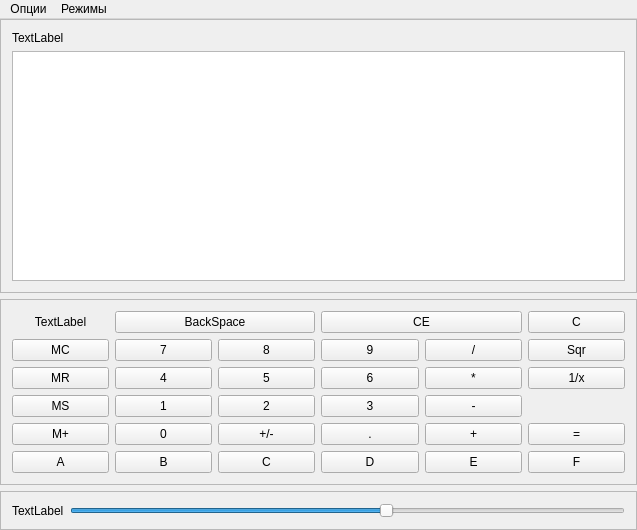
<?xml version="1.0" encoding="UTF-8"?>
<ui version="4.0">
 <class>MainWindow</class>
 <widget class="QMainWindow" name="MainWindow">
  <property name="geometry">
   <rect>
    <x>0</x>
    <y>0</y>
    <width>637</width>
    <height>530</height>
   </rect>
  </property>
  <property name="windowTitle">
   <string>Калькулятор p-ичных чисел</string>
  </property>
  <widget class="QWidget" name="centralWidget">
   <layout class="QVBoxLayout" name="verticalLayout">
    <property name="leftMargin">
     <number>0</number>
    </property>
    <property name="topMargin">
     <number>0</number>
    </property>
    <property name="rightMargin">
     <number>0</number>
    </property>
    <property name="bottomMargin">
     <number>0</number>
    </property>
    <item>
     <widget class="QFrame" name="frame">
      <property name="sizePolicy">
       <sizepolicy hsizetype="Preferred" vsizetype="Preferred">
        <horstretch>0</horstretch>
        <verstretch>0</verstretch>
       </sizepolicy>
      </property>
      <property name="frameShape">
       <enum>QFrame::StyledPanel</enum>
      </property>
      <property name="frameShadow">
       <enum>QFrame::Raised</enum>
      </property>
      <layout class="QVBoxLayout" name="verticalLayout_2">
       <item>
        <widget class="QLabel" name="label">
         <property name="text">
          <string>TextLabel</string>
         </property>
        </widget>
       </item>
       <item>
        <widget class="QTextEdit" name="textEdit">
         <property name="font">
          <font>
           <pointsize>9</pointsize>
          </font>
         </property>
         <property name="readOnly">
          <bool>true</bool>
         </property>
        </widget>
       </item>
      </layout>
     </widget>
    </item>
    <item>
     <widget class="QFrame" name="frame_2">
      <property name="frameShape">
       <enum>QFrame::StyledPanel</enum>
      </property>
      <property name="frameShadow">
       <enum>QFrame::Raised</enum>
      </property>
      <layout class="QGridLayout" name="gridLayout">
       <item row="3" column="0">
        <widget class="QPushButton" name="pushButton_mems">
         <property name="font">
          <font>
           <pointsize>9</pointsize>
          </font>
         </property>
         <property name="text">
          <string>MS</string>
         </property>
        </widget>
       </item>
       <item row="1" column="5">
        <widget class="QPushButton" name="pushButton_sqr">
         <property name="font">
          <font>
           <pointsize>9</pointsize>
          </font>
         </property>
         <property name="text">
          <string>Sqr</string>
         </property>
        </widget>
       </item>
       <item row="4" column="0">
        <widget class="QPushButton" name="pushButton_memp">
         <property name="font">
          <font>
           <pointsize>9</pointsize>
          </font>
         </property>
         <property name="text">
          <string>M+</string>
         </property>
        </widget>
       </item>
       <item row="1" column="4">
        <widget class="QPushButton" name="pushButton_div">
         <property name="font">
          <font>
           <pointsize>9</pointsize>
          </font>
         </property>
         <property name="text">
          <string>/</string>
         </property>
         <property name="shortcut">
          <string>/</string>
         </property>
        </widget>
       </item>
       <item row="0" column="1" colspan="2">
        <widget class="QPushButton" name="pushButton_backspace">
         <property name="font">
          <font>
           <pointsize>9</pointsize>
          </font>
         </property>
         <property name="text">
          <string>BackSpace</string>
         </property>
         <property name="shortcut">
          <string>Backspace</string>
         </property>
        </widget>
       </item>
       <item row="1" column="0">
        <widget class="QPushButton" name="pushButton_memc">
         <property name="font">
          <font>
           <pointsize>9</pointsize>
          </font>
         </property>
         <property name="text">
          <string>MC</string>
         </property>
        </widget>
       </item>
       <item row="2" column="0">
        <widget class="QPushButton" name="pushButton_memr">
         <property name="font">
          <font>
           <pointsize>9</pointsize>
          </font>
         </property>
         <property name="text">
          <string>MR</string>
         </property>
        </widget>
       </item>
       <item row="1" column="2">
        <widget class="QPushButton" name="pushButton_num8">
         <property name="font">
          <font>
           <pointsize>9</pointsize>
          </font>
         </property>
         <property name="text">
          <string>8</string>
         </property>
         <property name="shortcut">
          <string>8</string>
         </property>
        </widget>
       </item>
       <item row="0" column="3" colspan="2">
        <widget class="QPushButton" name="pushButton_ce">
         <property name="font">
          <font>
           <pointsize>9</pointsize>
          </font>
         </property>
         <property name="text">
          <string>CE</string>
         </property>
        </widget>
       </item>
       <item row="0" column="5">
        <widget class="QPushButton" name="pushButton_c">
         <property name="font">
          <font>
           <pointsize>9</pointsize>
          </font>
         </property>
         <property name="text">
          <string>C</string>
         </property>
         <property name="shortcut">
          <string>Del</string>
         </property>
        </widget>
       </item>
       <item row="1" column="1">
        <widget class="QPushButton" name="pushButton_num7">
         <property name="font">
          <font>
           <pointsize>9</pointsize>
          </font>
         </property>
         <property name="text">
          <string>7</string>
         </property>
         <property name="shortcut">
          <string>7</string>
         </property>
        </widget>
       </item>
       <item row="0" column="0">
        <widget class="QLabel" name="label_memory">
         <property name="font">
          <font>
           <pointsize>9</pointsize>
          </font>
         </property>
         <property name="text">
          <string>TextLabel</string>
         </property>
         <property name="alignment">
          <set>Qt::AlignCenter</set>
         </property>
        </widget>
       </item>
       <item row="1" column="3">
        <widget class="QPushButton" name="pushButton_num9">
         <property name="font">
          <font>
           <pointsize>9</pointsize>
          </font>
         </property>
         <property name="text">
          <string>9</string>
         </property>
         <property name="shortcut">
          <string>9</string>
         </property>
        </widget>
       </item>
       <item row="5" column="0">
        <widget class="QPushButton" name="pushButton_numa">
         <property name="font">
          <font>
           <pointsize>9</pointsize>
          </font>
         </property>
         <property name="text">
          <string>A</string>
         </property>
         <property name="shortcut">
          <string>A</string>
         </property>
        </widget>
       </item>
       <item row="2" column="1">
        <widget class="QPushButton" name="pushButton_num4">
         <property name="font">
          <font>
           <pointsize>9</pointsize>
          </font>
         </property>
         <property name="text">
          <string>4</string>
         </property>
         <property name="shortcut">
          <string>4</string>
         </property>
        </widget>
       </item>
       <item row="2" column="2">
        <widget class="QPushButton" name="pushButton_num5">
         <property name="font">
          <font>
           <pointsize>9</pointsize>
          </font>
         </property>
         <property name="text">
          <string>5</string>
         </property>
         <property name="shortcut">
          <string>5</string>
         </property>
        </widget>
       </item>
       <item row="2" column="3">
        <widget class="QPushButton" name="pushButton_num6">
         <property name="font">
          <font>
           <pointsize>9</pointsize>
          </font>
         </property>
         <property name="text">
          <string>6</string>
         </property>
         <property name="shortcut">
          <string>6</string>
         </property>
        </widget>
       </item>
       <item row="2" column="4">
        <widget class="QPushButton" name="pushButton_mul">
         <property name="font">
          <font>
           <pointsize>9</pointsize>
          </font>
         </property>
         <property name="text">
          <string>*</string>
         </property>
         <property name="shortcut">
          <string>*</string>
         </property>
        </widget>
       </item>
       <item row="2" column="5">
        <widget class="QPushButton" name="pushButton_reverse">
         <property name="font">
          <font>
           <pointsize>9</pointsize>
          </font>
         </property>
         <property name="text">
          <string>1/x</string>
         </property>
        </widget>
       </item>
       <item row="3" column="1">
        <widget class="QPushButton" name="pushButton_num1">
         <property name="font">
          <font>
           <pointsize>9</pointsize>
          </font>
         </property>
         <property name="text">
          <string>1</string>
         </property>
         <property name="shortcut">
          <string>1</string>
         </property>
        </widget>
       </item>
       <item row="3" column="2">
        <widget class="QPushButton" name="pushButton_num2">
         <property name="font">
          <font>
           <pointsize>9</pointsize>
          </font>
         </property>
         <property name="text">
          <string>2</string>
         </property>
         <property name="shortcut">
          <string>2</string>
         </property>
        </widget>
       </item>
       <item row="3" column="3">
        <widget class="QPushButton" name="pushButton_num3">
         <property name="font">
          <font>
           <pointsize>9</pointsize>
          </font>
         </property>
         <property name="text">
          <string>3</string>
         </property>
         <property name="shortcut">
          <string>3</string>
         </property>
        </widget>
       </item>
       <item row="3" column="4">
        <widget class="QPushButton" name="pushButton_minus">
         <property name="font">
          <font>
           <pointsize>9</pointsize>
          </font>
         </property>
         <property name="text">
          <string>-</string>
         </property>
         <property name="shortcut">
          <string>-</string>
         </property>
        </widget>
       </item>
       <item row="4" column="1">
        <widget class="QPushButton" name="pushButton_num0">
         <property name="font">
          <font>
           <pointsize>9</pointsize>
          </font>
         </property>
         <property name="text">
          <string>0</string>
         </property>
         <property name="shortcut">
          <string>0</string>
         </property>
        </widget>
       </item>
       <item row="4" column="2">
        <widget class="QPushButton" name="pushButton_znak">
         <property name="font">
          <font>
           <pointsize>9</pointsize>
          </font>
         </property>
         <property name="text">
          <string>+/-</string>
         </property>
        </widget>
       </item>
       <item row="4" column="3">
        <widget class="QPushButton" name="pushButton_dot">
         <property name="font">
          <font>
           <pointsize>9</pointsize>
          </font>
         </property>
         <property name="text">
          <string>.</string>
         </property>
         <property name="shortcut">
          <string>.</string>
         </property>
        </widget>
       </item>
       <item row="4" column="4">
        <widget class="QPushButton" name="pushButton_plus">
         <property name="font">
          <font>
           <pointsize>9</pointsize>
          </font>
         </property>
         <property name="text">
          <string>+</string>
         </property>
         <property name="shortcut">
          <string>+</string>
         </property>
        </widget>
       </item>
       <item row="4" column="5">
        <widget class="QPushButton" name="pushButton_result">
         <property name="font">
          <font>
           <pointsize>9</pointsize>
          </font>
         </property>
         <property name="text">
          <string>=</string>
         </property>
         <property name="shortcut">
          <string>Return</string>
         </property>
        </widget>
       </item>
       <item row="5" column="1">
        <widget class="QPushButton" name="pushButton_numb">
         <property name="font">
          <font>
           <pointsize>9</pointsize>
          </font>
         </property>
         <property name="text">
          <string>B</string>
         </property>
         <property name="shortcut">
          <string>B</string>
         </property>
        </widget>
       </item>
       <item row="5" column="2">
        <widget class="QPushButton" name="pushButton_numc">
         <property name="font">
          <font>
           <pointsize>9</pointsize>
          </font>
         </property>
         <property name="text">
          <string>C</string>
         </property>
         <property name="shortcut">
          <string>C</string>
         </property>
        </widget>
       </item>
       <item row="5" column="3">
        <widget class="QPushButton" name="pushButton_numd">
         <property name="font">
          <font>
           <pointsize>9</pointsize>
          </font>
         </property>
         <property name="text">
          <string>D</string>
         </property>
         <property name="shortcut">
          <string>D</string>
         </property>
        </widget>
       </item>
       <item row="5" column="4">
        <widget class="QPushButton" name="pushButton_nume">
         <property name="font">
          <font>
           <pointsize>9</pointsize>
          </font>
         </property>
         <property name="text">
          <string>E</string>
         </property>
         <property name="shortcut">
          <string>E</string>
         </property>
        </widget>
       </item>
       <item row="5" column="5">
        <widget class="QPushButton" name="pushButton_numf">
         <property name="font">
          <font>
           <pointsize>9</pointsize>
          </font>
         </property>
         <property name="text">
          <string>F</string>
         </property>
         <property name="shortcut">
          <string>F</string>
         </property>
        </widget>
       </item>
      </layout>
     </widget>
    </item>
    <item>
     <widget class="QFrame" name="frame_3">
      <property name="sizePolicy">
       <sizepolicy hsizetype="Preferred" vsizetype="Maximum">
        <horstretch>0</horstretch>
        <verstretch>0</verstretch>
       </sizepolicy>
      </property>
      <property name="frameShape">
       <enum>QFrame::StyledPanel</enum>
      </property>
      <property name="frameShadow">
       <enum>QFrame::Raised</enum>
      </property>
      <layout class="QHBoxLayout" name="horizontalLayout">
       <item>
        <widget class="QLabel" name="label_system">
         <property name="font">
          <font>
           <pointsize>9</pointsize>
          </font>
         </property>
         <property name="text">
          <string>TextLabel</string>
         </property>
        </widget>
       </item>
       <item>
        <widget class="QSlider" name="horizontalSlider">
         <property name="minimum">
          <number>2</number>
         </property>
         <property name="maximum">
          <number>16</number>
         </property>
         <property name="value">
          <number>10</number>
         </property>
         <property name="orientation">
          <enum>Qt::Horizontal</enum>
         </property>
        </widget>
       </item>
      </layout>
     </widget>
    </item>
   </layout>
  </widget>
  <widget class="QMenuBar" name="menuBar">
   <property name="geometry">
    <rect>
     <x>0</x>
     <y>0</y>
     <width>637</width>
     <height>26</height>
    </rect>
   </property>
   <widget class="QMenu" name="menu">
    <property name="title">
     <string>Опции</string>
    </property>
    <addaction name="action_ref"/>
   </widget>
   <widget class="QMenu" name="menu_2">
    <property name="title">
     <string>Режимы</string>
    </property>
    <addaction name="action_nodot"/>
    <addaction name="action_yesdot"/>
   </widget>
   <addaction name="menu"/>
   <addaction name="menu_2"/>
  </widget>
  <action name="action_settings">
   <property name="text">
    <string>Настройки</string>
   </property>
  </action>
  <action name="action_ref">
   <property name="text">
    <string>Справка</string>
   </property>
  </action>
  <action name="action_nodot">
   <property name="text">
    <string>Целые числа</string>
   </property>
  </action>
  <action name="action_yesdot">
   <property name="text">
    <string>Действительные числа</string>
   </property>
  </action>
 </widget>
 <layoutdefault spacing="6" margin="11"/>
 <resources/>
 <connections/>
</ui>
